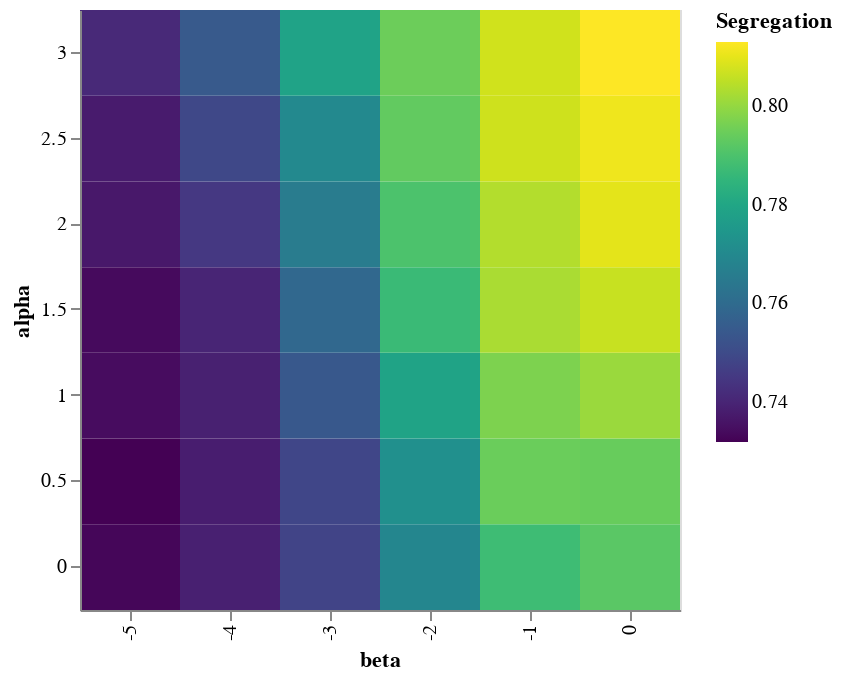

The notebook cell saved with this chart:
### Code cell
heatmap1

### Figure 1 — Vega-Lite specification as saved in the notebook (floating-point values rounded to 4 significant figures)
{"config": {"view": {"continuousWidth": 300, "continuousHeight": 300}}, "data": {"name": "data-1f80464372db811939725354e15eccdc"}, "mark": {"type": "rect"}, "encoding": {"color": {"field": "mean_seg", "legend": {"title": "Segregation"}, "scale": {"scheme": "viridis"}, "type": "quantitative"}, "x": {"field": "beta", "type": "ordinal"}, "y": {"field": "alpha", "scale": {"reverse": true}, "type": "ordinal"}}, "height": 300, "width": 300, "$schema": "https://vega.github.io/schema/vega-lite/v5.6.1.json", "datasets": {"data-1f80464372db811939725354e15eccdc": [{"alpha": 0.0, "beta": -5.0, "mean_step": 292.2, "mean_seg": 0.7329, "mean_cen_seg": 0.7332, "mean_per_seg": 0.7329, "betaneg": 5.0}, {"alpha": 0.0, "beta": -4.0, "mean_step": 153.1, "mean_seg": 0.7389, "mean_cen_seg": 0.7332, "mean_per_seg": 0.7397, "betaneg": 4.0}, {"alpha": 0.0, "beta": -3.0, "mean_step": 54.76, "mean_seg": 0.7481, "mean_cen_seg": 0.741, "mean_per_seg": 0.7491, "betaneg": 3.0}, {"alpha": 0.0, "beta": -2.0, "mean_step": 27.05, "mean_seg": 0.7689, "mean_cen_seg": 0.7682, "mean_per_seg": 0.7691, "betaneg": 2.0}, {"alpha": 0.0, "beta": -1.0, "mean_step": 20.2, "mean_seg": 0.7877, "mean_cen_seg": 0.7783, "mean_per_seg": 0.7892, "betaneg": 1.0}, {"alpha": 0.0, "beta": 0.0, "mean_step": 20.06, "mean_seg": 0.7922, "mean_cen_seg": 0.7857, "mean_per_seg": 0.7933, "betaneg": -0.0}, {"alpha": 0.5, "beta": -5.0, "mean_step": 287.0, "mean_seg": 0.732, "mean_cen_seg": 0.7207, "mean_per_seg": 0.7336, "betaneg": 5.0}, {"alpha": 0.5, "beta": -4.0, "mean_step": 125.9, "mean_seg": 0.7382, "mean_cen_seg": 0.7225, "mean_per_seg": 0.7404, "betaneg": 4.0}, {"alpha": 0.5, "beta": -3.0, "mean_step": 53.25, "mean_seg": 0.7487, "mean_cen_seg": 0.7232, "mean_per_seg": 0.7526, "betaneg": 3.0}, {"alpha": 0.5, "beta": -2.0, "mean_step": 27.75, "mean_seg": 0.7722, "mean_cen_seg": 0.7346, "mean_per_seg": 0.7786, "betaneg": 2.0}, {"alpha": 0.5, "beta": -1.0, "mean_step": 23.28, "mean_seg": 0.7945, "mean_cen_seg": 0.7524, "mean_per_seg": 0.8019, "betaneg": 1.0}, {"alpha": 0.5, "beta": 0.0, "mean_step": 19.08, "mean_seg": 0.7942, "mean_cen_seg": 0.7553, "mean_per_seg": 0.8007, "betaneg": -0.0}, {"alpha": 1.0, "beta": -5.0, "mean_step": 289.2, "mean_seg": 0.7343, "mean_cen_seg": 0.7184, "mean_per_seg": 0.7367, "betaneg": 5.0}, {"alpha": 1.0, "beta": -4.0, "mean_step": 148.5, "mean_seg": 0.739, "mean_cen_seg": 0.7077, "mean_per_seg": 0.7438, "betaneg": 4.0}, {"alpha": 1.0, "beta": -3.0, "mean_step": 99.57, "mean_seg": 0.754, "mean_cen_seg": 0.7154, "mean_per_seg": 0.7606, "betaneg": 3.0}, {"alpha": 1.0, "beta": -2.0, "mean_step": 53.44, "mean_seg": 0.7789, "mean_cen_seg": 0.7305, "mean_per_seg": 0.7879, "betaneg": 2.0}, {"alpha": 1.0, "beta": -1.0, "mean_step": 27.5, "mean_seg": 0.7971, "mean_cen_seg": 0.7432, "mean_per_seg": 0.8073, "betaneg": 1.0}, {"alpha": 1.0, "beta": 0.0, "mean_step": 24.25, "mean_seg": 0.8008, "mean_cen_seg": 0.7478, "mean_per_seg": 0.8108, "betaneg": -0.0}, {"alpha": 1.5, "beta": -5.0, "mean_step": 291.0, "mean_seg": 0.7339, "mean_cen_seg": 0.7067, "mean_per_seg": 0.7381, "betaneg": 5.0}, {"alpha": 1.5, "beta": -4.0, "mean_step": 239.6, "mean_seg": 0.74, "mean_cen_seg": 0.6989, "mean_per_seg": 0.7468, "betaneg": 4.0}, {"alpha": 1.5, "beta": -3.0, "mean_step": 293.2, "mean_seg": 0.759, "mean_cen_seg": 0.71, "mean_per_seg": 0.7681, "betaneg": 3.0}, {"alpha": 1.5, "beta": -2.0, "mean_step": 147.0, "mean_seg": 0.7868, "mean_cen_seg": 0.7409, "mean_per_seg": 0.7957, "betaneg": 2.0}, {"alpha": 1.5, "beta": -1.0, "mean_step": 52.52, "mean_seg": 0.8028, "mean_cen_seg": 0.7521, "mean_per_seg": 0.8127, "betaneg": 1.0}, {"alpha": 1.5, "beta": 0.0, "mean_step": 34.61, "mean_seg": 0.8062, "mean_cen_seg": 0.7527, "mean_per_seg": 0.8166, "betaneg": -0.0}, {"alpha": 2.0, "beta": -5.0, "mean_step": 388.1, "mean_seg": 0.7368, "mean_cen_seg": 0.6969, "mean_per_seg": 0.7433, "betaneg": 5.0}, {"alpha": 2.0, "beta": -4.0, "mean_step": 417.7, "mean_seg": 0.745, "mean_cen_seg": 0.6835, "mean_per_seg": 0.7561, "betaneg": 4.0}, {"alpha": 2.0, "beta": -3.0, "mean_step": 428.0, "mean_seg": 0.7656, "mean_cen_seg": 0.711, "mean_per_seg": 0.7761, "betaneg": 3.0}, {"alpha": 2.0, "beta": -2.0, "mean_step": 304.7, "mean_seg": 0.7901, "mean_cen_seg": 0.7305, "mean_per_seg": 0.8018, "betaneg": 2.0}, {"alpha": 2.0, "beta": -1.0, "mean_step": 142.5, "mean_seg": 0.8038, "mean_cen_seg": 0.7461, "mean_per_seg": 0.8152, "betaneg": 1.0}, {"alpha": 2.0, "beta": 0.0, "mean_step": 56.38, "mean_seg": 0.8096, "mean_cen_seg": 0.7514, "mean_per_seg": 0.8211, "betaneg": -0.0}, {"alpha": 2.5, "beta": -5.0, "mean_step": 457.5, "mean_seg": 0.7376, "mean_cen_seg": 0.6809, "mean_per_seg": 0.7473, "betaneg": 5.0}, {"alpha": 2.5, "beta": -4.0, "mean_step": 486.0, "mean_seg": 0.7493, "mean_cen_seg": 0.6755, "mean_per_seg": 0.7635, "betaneg": 4.0}, {"alpha": 2.5, "beta": -3.0, "mean_step": 472.4, "mean_seg": 0.7702, "mean_cen_seg": 0.6998, "mean_per_seg": 0.7841, "betaneg": 3.0}, {"alpha": 2.5, "beta": -2.0, "mean_step": 424.9, "mean_seg": 0.7934, "mean_cen_seg": 0.7287, "mean_per_seg": 0.8063, "betaneg": 2.0}, {"alpha": 2.5, "beta": -1.0, "mean_step": 279.6, "mean_seg": 0.807, "mean_cen_seg": 0.7503, "mean_per_seg": 0.8183, "betaneg": 1.0}, {"alpha": 2.5, "beta": 0.0, "mean_step": 141.8, "mean_seg": 0.811, "mean_cen_seg": 0.7495, "mean_per_seg": 0.8232, "betaneg": -0.0}, {"alpha": 3.0, "beta": -5.0, "mean_step": 495.5, "mean_seg": 0.7412, "mean_cen_seg": 0.6688, "mean_per_seg": 0.7545, "betaneg": 5.0}, {"alpha": 3.0, "beta": -4.0, "mean_step": 500.0, "mean_seg": 0.7545, "mean_cen_seg": 0.6737, "mean_per_seg": 0.7706, "betaneg": 4.0}, {"alpha": 3.0, "beta": -3.0, "mean_step": 469.9, "mean_seg": 0.7788, "mean_cen_seg": 0.7029, "mean_per_seg": 0.7942, "betaneg": 3.0}, {"alpha": 3.0, "beta": -2.0, "mean_step": 450.4, "mean_seg": 0.7948, "mean_cen_seg": 0.729, "mean_per_seg": 0.8081, "betaneg": 2.0}, {"alpha": 3.0, "beta": -1.0, "mean_step": 368.0, "mean_seg": 0.8073, "mean_cen_seg": 0.7433, "mean_per_seg": 0.8202, "betaneg": 1.0}, {"alpha": 3.0, "beta": 0.0, "mean_step": 271.4, "mean_seg": 0.8129, "mean_cen_seg": 0.7538, "mean_per_seg": 0.8248, "betaneg": -0.0}]}}
